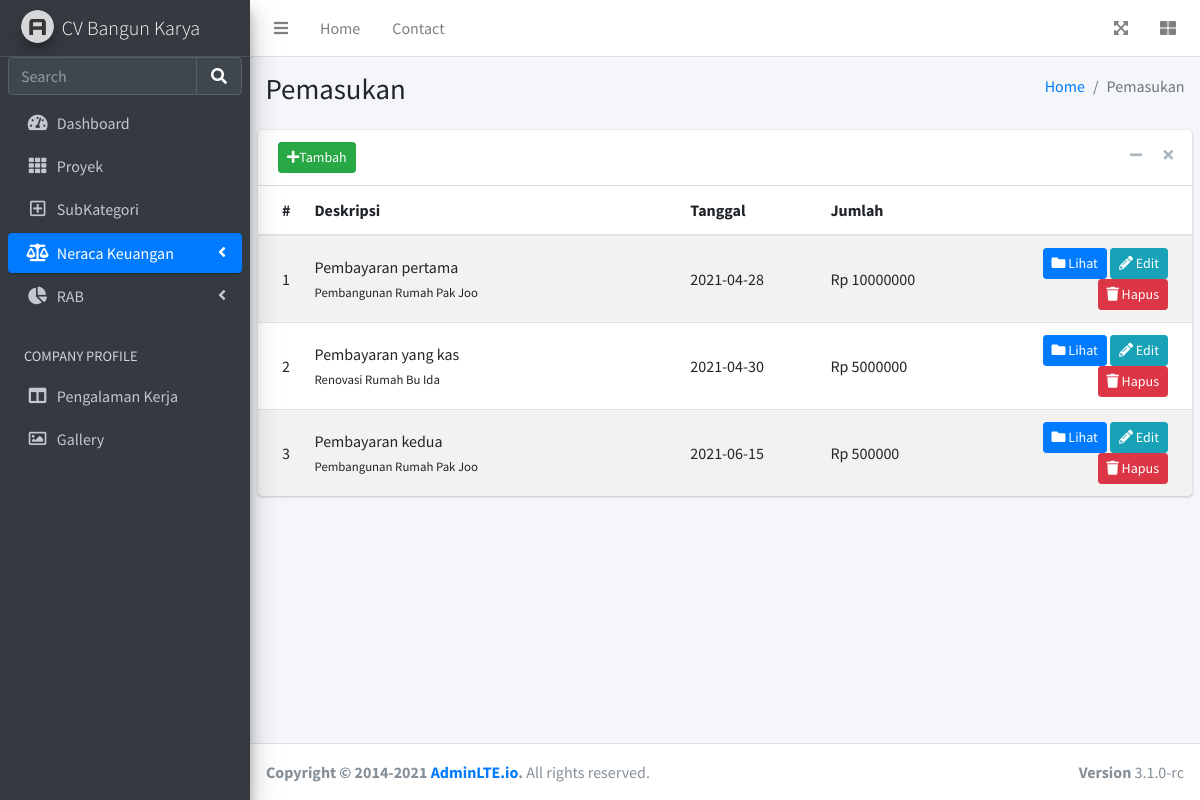
/pemasukan, run on an earlier commit of the app's database.
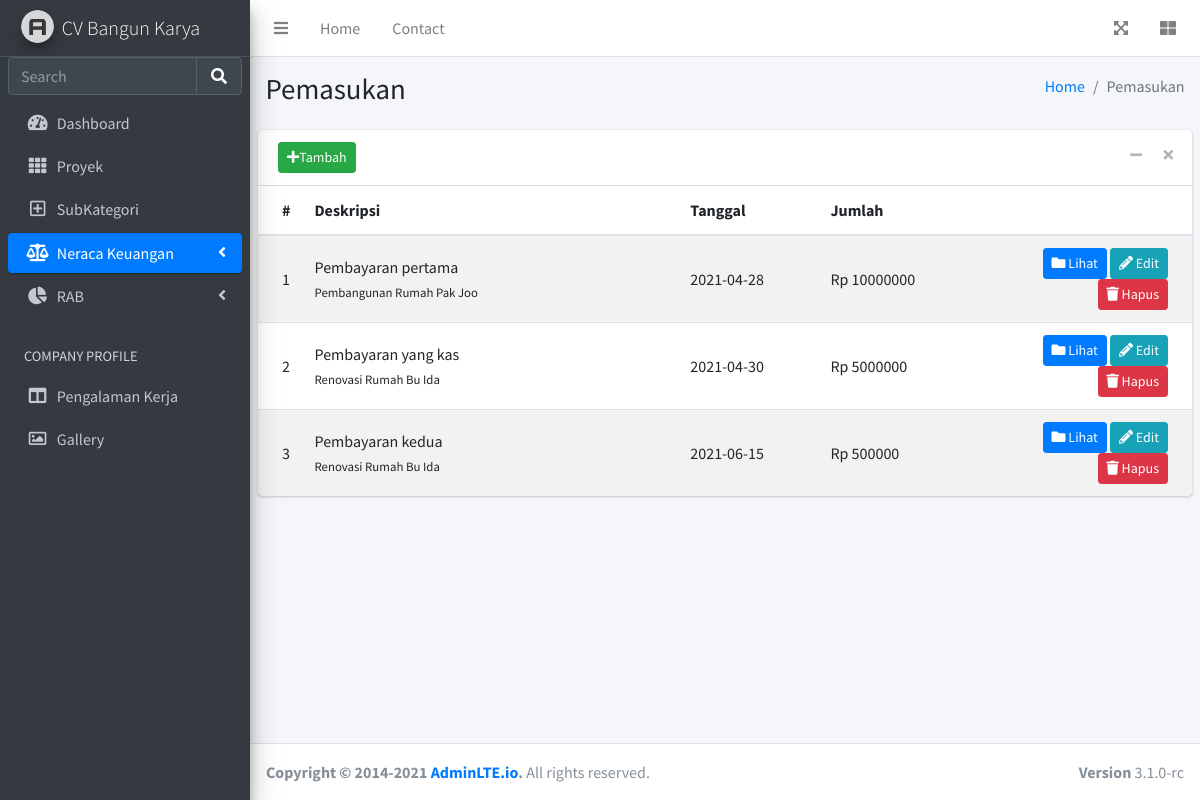
And on a later commit of the database.
### app.py (models this page shows)
class Pemasukan(db.Model):
    id = db.Column(db.Integer, primary_key=True)
    nama_proyek = db.Column(db.String(100), nullable=False)
    tanggal = db.Column(db.String(20), nullable=False)
    subkategori = db.Column(db.String(100), nullable=False)
    deskripsi = db.Column(db.String(100), nullable=False)
    jumlah = db.Column(db.String(50), nullable=False)
    bukti = db.Column(db.String(200), nullable=True)
    date_created = db.Column(db.DateTime, default=datetime.utcnow)

### app.py (the view)
@app.route('/pemasukan', methods=['POST', 'GET'])
def pemasukan():
    if request.method == 'POST':
        try:
            sub = SubkategoriNeraca.query.filter_by(kategori='Pemasukan').all()
            proyek = Proyek.query.all()
            f = request.files['bukti']
            f.save(os.path.join(app.config['UPLOAD_PATH'], f.filename))
            Current_Date = datetime.now().strftime("%d-%b-%Y_%H.%M")
            nama = r'Pemasukan_'+ str(Current_Date) +'.png'
            os.rename(app.config['UPLOAD_PATH'] + f.filename, app.config['UPLOAD_PATH'] + nama)
            nama = r'media/'+ nama
            nilai = coba(2)
            jum = nilai[0]
            tgl = nilai[1]
            desk = nilai[2]
            flash('Foto Bukti Berhasil Discan', 'bg-success')
            return render_template('/pemasukan/pemasukan_add.html', subkategori = sub, proyeks = proyek, tgl = tgl, desk = desk, jumlah = jum, bukti = nama)
        except:
            flash('Foto Bukti Gagal Discan', 'bg-danger')
            return redirect('/pemasukan')
    else:
        pemasukan = Pemasukan.query.order_by(Pemasukan.date_created).all()
        return render_template('/pemasukan/pemasukan.html', pemasukans = pemasukan)

### templates/pemasukan/pemasukan.html (shortened to what this page needs)
{% extends 'base.html' %}
{% block status_neraca %} active {% endblock %}
{% block body %}
<div class="content-wrapper">
    <section class="content-header">
      <div class="container-fluid">
        <div class="row mb-2">
          <div class="col-sm-6">
            <h1>Pemasukan</h1>
          </div>
          <div class="col-sm-6">
            <ol class="breadcrumb float-sm-right">
              <li class="breadcrumb-item"><a href="/">Home</a></li>
              <li class="breadcrumb-item active">Pemasukan</li>
            </ol>
          </div>
        </div>
      </div>
    </section>
    <section class="content">
      <div class="card">
        <div class="card-header">
          <button type="button" class="btn btn-success btn-sm" data-toggle="modal" data-target="#modal-default">
            <i class="fas fa-plus"></i>Tambah
          </button>
          <div class="card-tools">
            <button type="button" class="btn btn-tool" data-card-widget="collapse" title="Collapse">
              <i class="fas fa-minus"></i>
            </button>
            <button type="button" class="btn btn-tool" data-card-widget="remove" title="Remove">
              <i class="fas fa-times"></i>
            </button>
          </div>
        </div>
        <div class="card-body p-0">
          <table class="table table-striped projects">
              <thead>
                  <tr>
                      <th style="width: 2%">
                          #
                      </th>
                      <th>
                          Deskripsi
                      </th>
                      <th style="width: 15%">
                          Tanggal
                      </th>
                      <th style="width: 15%">
                          Jumlah
                      </th>
                      <th style="width: 25%">
                      </th>
                  </tr>
              </thead>
              <tbody>
                {% for pemasukan in pemasukans %}
                  <tr>
                      <td>
                          {{ pemasukan.id }}
                      </td>
                      <td>
                          <a>
                              {{ pemasukan.deskripsi }}
                          </a>
                          <br/>
                          <small>
                              {{ pemasukan.nama_proyek }}
                          </small>
                      </td>
                      <td>
                          {{ pemasukan.tanggal }}
                      </td>
                      <td>
                          Rp {{ pemasukan.jumlah }}
                      </td>
                      <td class="project-actions text-right">
                          <a class="btn btn-primary btn-sm" href="/pemasukan/{{ pemasukan.id }}">
                              <i class="fas fa-folder">
                              </i>
                              Lihat
                          </a>
                          <a class="btn btn-info btn-sm" href="/pemasukan/edit/{{ pemasukan.id }}">
                              <i class="fas fa-pencil-alt">
                              </i>
                              Edit
                          </a>
                          <a class="btn btn-danger btn-sm" href="/pemasukan/delete/{{ pemasukan.id }}">
                              <i class="fas fa-trash">
                              </i>
                              Hapus
                          </a>
                      </td>
                  </tr>
                {% endfor %}
              </tbody>
          </table>
        </div>
      </div>
    </section>
  </div>
{% endblock %}

What changed in the data, as far as the page shows it:
changed Pemasukan "Pembayaran kedua": nama_proyek "Pembangunan Rumah Pak Joo" → "Renovasi Rumah Bu Ida"
